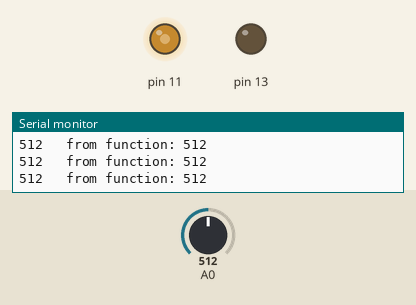
This sketch was run on a simulated Arduino Uno, built with avr-gcc and run on an emulated ATmega328P. On the bench: output pins drawn as LEDs (lit = HIGH), the last lines printed to the serial monitor. The test bench sets the inputs (shaded band); at power-on: A0 = 512.

Above: at 4.2 s.
4.3 s: A0 set to 984
At 4.6 s:
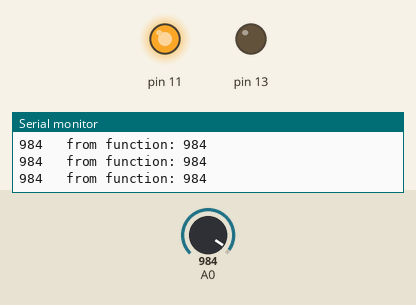
5.8 s: A0 set to 1014
At 6.1 s:
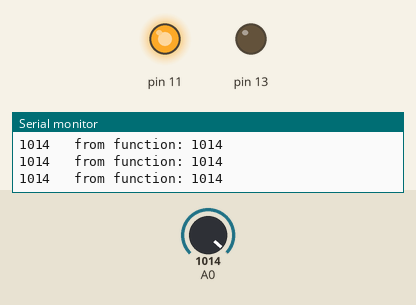
7.3 s: A0 set to 716
At 8.5 s:
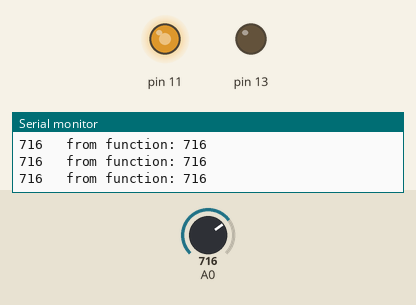
8.8 s: A0 set to 122
At 10.0 s:
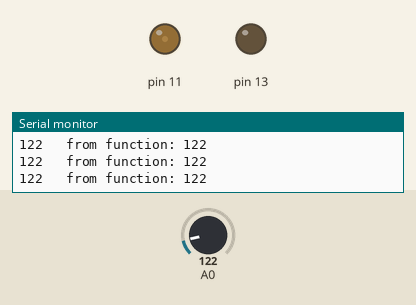
10.3 s: A0 set to 511
At 11.1 s:
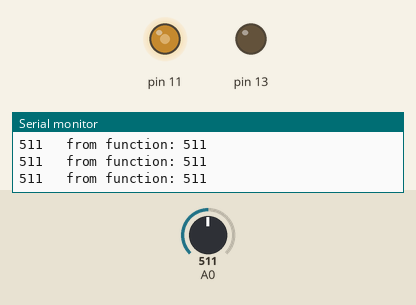
Timing chart, 0 to 12.8 s (numbered marks = the images above; inputs shaded):
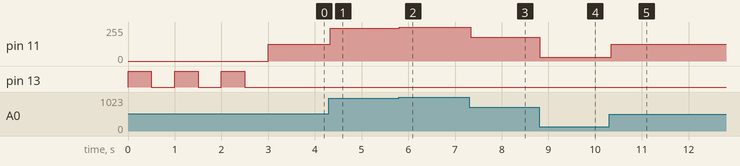

Measured:
- after the input at 4.3 s, pin 11: 127/255 → 245/255 at once
- after the input at 5.8 s, pin 11: 245/255 → 252/255 at once
- after the input at 7.3 s, pin 11: 252/255 → 178/255 at once
- after the input at 8.8 s, pin 11: 178/255 → 30/255 at once
- after the input at 10.3 s, pin 11: 30/255 → 127/255 at once

The sketch:

CalibrateYourSoftware.ino
```cpp
int input= 0 ;
int input2;
int output = 0;
int inches7;

void setup()
{
	pinMode( 11 , OUTPUT);
	pinMode( 13 , OUTPUT);
        Serial.begin (9600);

        //indicate that you will be calibrating
        for (int i=0; i <3; i++)
        {
          digitalWrite (13,HIGH);
          delay (500);
          digitalWrite (13,LOW);
          delay (500);
        }

        inches7 = readSensor();
        Serial.println (inches7);
}

void loop()
{
	input = 	readSensor() ;
        input2 = analogRead (A0);
	output = map (input, 0, 1023, 0, 255);
        analogWrite (11, output);
        Serial.print (input2);
        Serial.print ("\t from function: ");
        Serial.println (input);
        delay (50);
}


//function to read sensor 20 times and return the average
int readSensor ()
{
  int reading;
  for (int i=0;i < 20; i++)
        {
          reading = reading + analogRead (A0);
        }
  int result = reading/ 20;
  return result;

}
```
